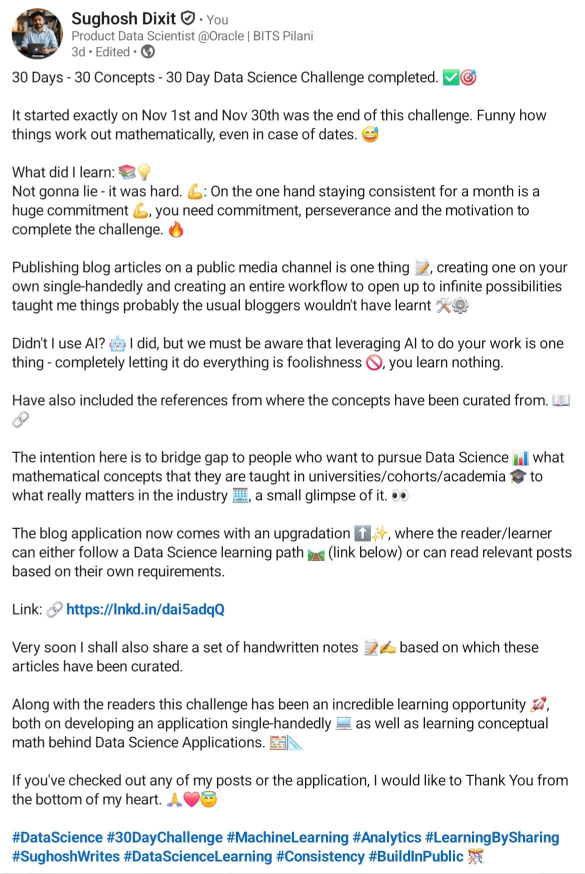
#> input picture Posts/30-day.jpg, 1170 x 1747 px (shown at 1/2 size)
$ python -i utils.py   (imports and definitions only)
#> lines starting #> are read from the running program, lines starting #| are printed output that depends on the picture
#> further down, picture is the input picture: PIL image 1170x1747 RGB; mean R, G, B 235.4, 236.2, 236.6
import cv2
import numpy as np
from PIL import Image, ImageFilter, ImageEnhance, ImageDraw, ImageOps
from rembg import remove

# Aspect Ratio Dictionary
ASPECT_RATIOS = {
    "Original": 0, # Special flag
    "Instagram Square (1:1)": 1.0,
    "Instagram Portrait (4:5)": 4/5,
    "Instagram Story / Reel (9:16)": 9/16,
    "LinkedIn / Facebook Post (4:5)": 4/5,
    "Twitter / X Landscape (16:9)": 16/9,
    "YouTube Thumbnail (16:9)": 16/9
}

# [34 lines left out: functions remove_background, get_dominant_colors, create_gradient, not called in this run]

def upscale_image(image: Image.Image, factor: int = 2, content_type: str = "Text/Post") -> Image.Image:
    """
    Upscale the image using enhanced interpolation with adaptive sharpening.
    Uses multi-stage upscaling for better quality at higher factors.
    """
#> called with factor = 2, content_type = 'Text/Post'
    if factor <= 1:
        return image

    width, height = image.size
#> width = 1170; height = 1747
    new_width = width * factor
#> new_width = 2340
    new_height = height * factor
#> new_height = 3494

    # Multi-stage upscaling for factors > 2 (better quality)
    if factor > 2:
        # Upscale in stages: e.g., 4x = 2x then 2x again
        current_img = image
        remaining_factor = factor
        stage_factor = 2  # Upscale 2x at a time

        while remaining_factor > 1:
            stage = min(stage_factor, remaining_factor)
            temp_w = int(current_img.width * stage)
            temp_h = int(current_img.height * stage)

            # Use LANCZOS for high-quality interpolation
            current_img = current_img.resize((temp_w, temp_h), Image.Resampling.LANCZOS)
            remaining_factor /= stage

        upscaled = current_img
    else:
        # Single stage for 2x or less
        upscaled = image.resize((new_width, new_height), Image.Resampling.LANCZOS)
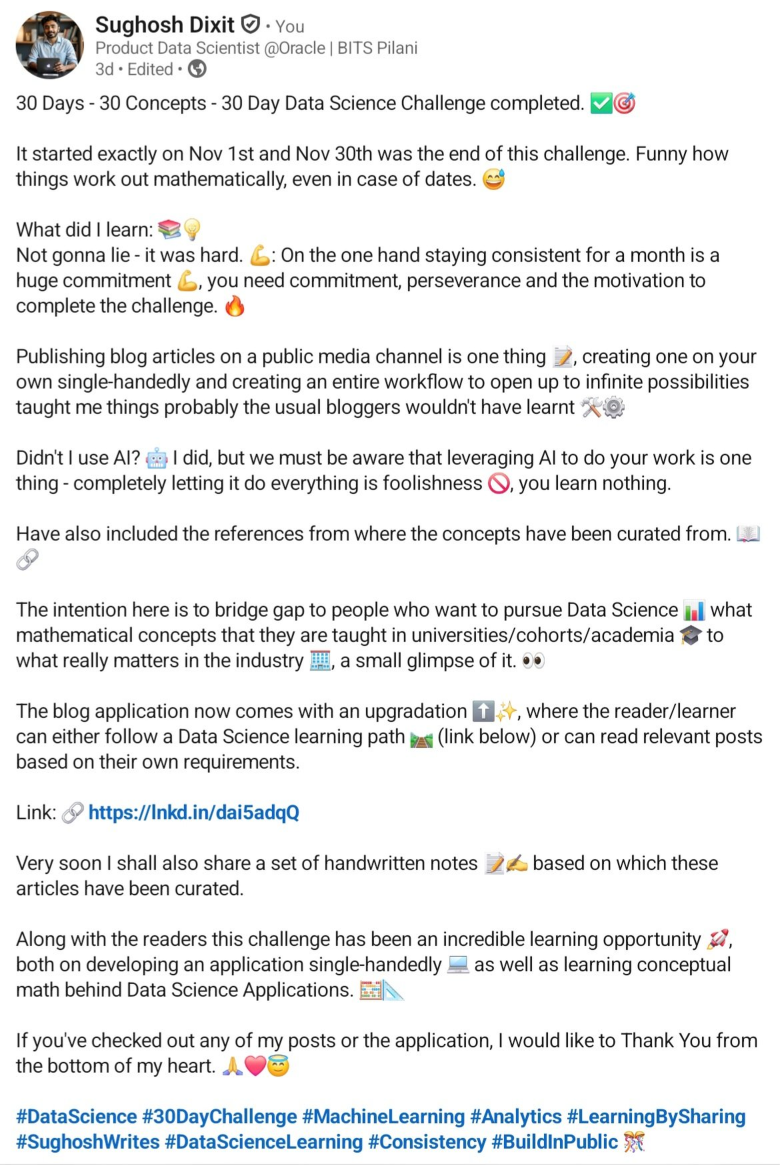
#> upscaled: PIL image 2340x3494 RGB (shown at 1/3 size); mean R, G, B 235.2, 236, 236.4

    if content_type == "Text / Screenshot / Poster":
        # For text/screenshots: aggressive sharpening for crisp edges
        enhancer = ImageEnhance.Sharpness(upscaled)
        sharpness = 1.6 if factor <= 2 else 1.3
        upscaled = enhancer.enhance(sharpness)

        # Additional edge enhancement using unsharp mask simulation
        upscaled = ImageOps.autocontrast(upscaled, cutoff=1)

    else:
        # "Natural Photo / Person": Subtle, natural enhancements
        # 1. Adaptive Sharpening (stronger for higher factors)
        enhancer = ImageEnhance.Sharpness(upscaled)
        sharpness = 1.15 if factor <= 2 else 1.25
        upscaled = enhancer.enhance(sharpness)

        # 2. Smarter Contrast Enhancement (adaptive)
        enhancer = ImageEnhance.Contrast(upscaled)
        upscaled = enhancer.enhance(1.08)

        # 3. Color/Saturation Boost (vibrance - not too much)
        enhancer = ImageEnhance.Color(upscaled)
        upscaled = enhancer.enhance(1.12)

        # 4. Subtle brightness adjustment for better exposure
        enhancer = ImageEnhance.Brightness(upscaled)
        upscaled = enhancer.enhance(1.02)

    return upscaled

# [214 lines left out: functions add_rounded_corners, get_background, generate_even_shadow, resize_with_padding, create_carousel_slides, not called in this run]

>>> from PIL import Image
>>> picture = Image.open('Posts/30-day.jpg')
>>> result = upscale_image(picture)
